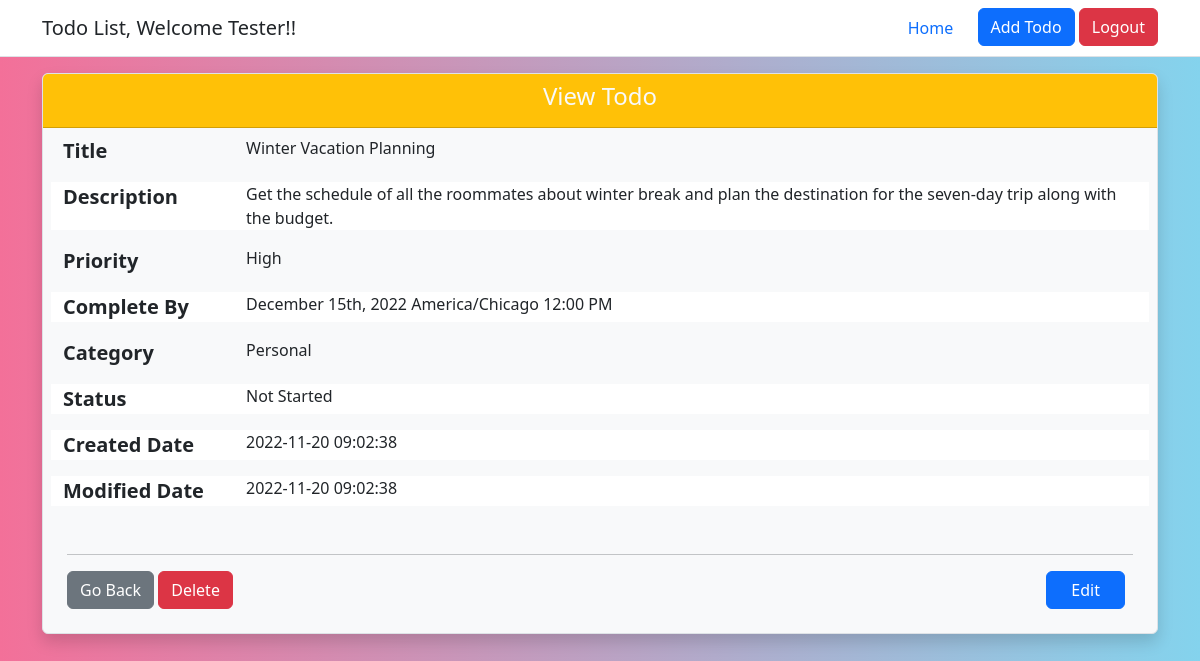
/controller/view_todo.php?id=3 (signed in), run on the app's committed database.
### tables this page shows
CREATE TABLE todos (
  todo_id int(10) NOT NULL AUTO_INCREMENT,
  title varchar(150) NOT NULL,
  description text,
  priority varchar(10) DEFAULT 'Medium',
  category varchar(10) DEFAULT 'Personal',
  status varchar(15) NOT NULL DEFAULT 'Not Started',
  due_date datetime NOT NULL,
  user_id int(10) NOT NULL,
  created_date datetime NOT NULL DEFAULT CURRENT_TIMESTAMP,
  modified_date datetime NOT NULL DEFAULT CURRENT_TIMESTAMP ON UPDATE CURRENT_TIMESTAMP,
  PRIMARY KEY (todo_id),
  FOREIGN KEY (user_id) REFERENCES users(user_id)
);

### controller/view_todo.php (the view, shortened to what this page needs)
<?php
require_once "../includes/utility.php";
$msg = '';
if (isset($_SESSION['user_mail']) && isset($_SESSION['login_status']) && !empty($_SESSION['user_mail']) && $_SESSION['login_status'] === 'SUCCESS') {
    if (isset($_GET['id']) && !empty($_GET['id'])) {
        $todoId =  htmlentities($_GET["id"]);
        $userDetails = getUserDetails($_SESSION['user_mail']);
        if ($todoId && $userDetails) {
            $sql = "SELECT * FROM todos WHERE todo_id= :id AND user_id= :uid";
            $param = array(
                "id" => $todoId,
                "uid" => $userDetails['user_id'],
            );
            $result = executeQuery($sql, $param, "ONE");
        } else {
            $msg = ERROR_404_MSG . ' ' . INVALID_PARAM_MSG;
        }
    } else {
        $msg = ERROR_404_MSG;
    }
} else {
    $msg = NEED_TO_LOGIN_MSG;
    header("refresh:1;url=" . INDEX_PAGE_LOCATION);
}
?>
<!doctype html>
<html lang="en">
<head>
</head>
<body>
    <div id="viewContainer" class="container m-6">
        <div class="card bg-light rounded border shadow">
            <div class="card-header bg-warning text-center">
                <h4 class="card-title text-light">View Todo</h4>
            </div>
            <?php
            if ($result) {
            ?>
                <div class="m-2 row">
                    <div class="col-2">
                        <label for="title" class="fs-5 text-seoncdary fw-bold">Title </label>
                    </div>
                    <div class="col-10">
                        <output name="title" class="fs-6"><?php echo htmlentities($result['title']); ?></output>
                    </div>
                </div>
                <div class="m-2 row bg-white">
                    <div class="col-2">
                        <label for="description" class="fs-5 text-seoncdary fw-bold">Description</label>
                    </div>
                    <div class="col-10">
                        <output name="description" class="fs-6"><?php echo htmlentities($result['description']); ?></output>
                    </div>
                </div>
                <div class="m-2 row">
                    <div class="col-2">
                        <label for="priority" class="fs-5 text-seoncdary fw-bold">Priority </label>
                    </div>
                    <div class="col-10">
                        <output name="priority" class="fs-6"><?php echo htmlentities($result['priority']); ?></output>
                    </div>
                </div>
                <div class="m-2 row bg-white">
                    <div class="col-2">
                        <label for="duedate" class="fs-5 text-seoncdary fw-bold">Complete By</label>
                    </div>
                    <div class="col-10">
                        <output name="duedate" class="fs-6"><?php echo date("F jS, Y e h:i A", strtotime(htmlentities($result['due_date']))); ?></output>
                    </div>
                </div>
                <div class="m-2 row">
                    <div class="col-2">
                        <label for="category" class="fs-5 text-seoncdary fw-bold">Category</label>
                    </div>
                    <div class="col-10">
                        <output name="category" class="fs-6"><?php echo htmlentities($result['category']); ?></output>
                    </div>
                </div>
                <div class="m-2 row bg-white">
                    <div class="col-2">
                        <label for="status" class="fs-5 text-seoncdary fw-bold">Status</label>
                    </div>
                    <div class="col-10">
                        <output name="status" class="fs-6"><?php echo htmlentities($result['status']); ?></output>
                    </div>
                </div>
                <div class="m-2 row bg-white">
                    <div class="col-2">
                        <label for="createdon" class="fs-5 text-seoncdary fw-bold">Created Date</label>
                    </div>
                    <div class="col-10">
                        <output name="createdon" class="fs-6"><?php echo htmlentities($result['created_date']); ?></output>
                    </div>
                </div>
                <div class="m-2 row bg-white">
                    <div class="col-2">
                        <label for="createdon" class="fs-5 text-seoncdary fw-bold">Modified Date</label>
                    </div>
                    <div class="col-10">
                        <output name="createdon" class="fs-6"><?php echo htmlentities($result['modified_date']); ?></output>
                    </div>
                </div>
                <div class="card-body p-4">
                    <hr>
                    <div id="viewFooter" class="bg-light mt-3 clearfix">
                        <a href="<?php echo 'edit_todo.php?id=' . htmlentities($result['todo_id']); ?>" class="btn btn-primary float-end px-4 me-2">Edit</a>
                    </div>
                </div>
            <?php
            } else { ?>
                <div class="bg-danger m-auto w-75 text-center p-5 fw-bold fs-4">
                    <?php echo htmlentities($msg); ?>
                </div>
            <?php
            }
            ?>
        </div>
    </div>
</body>
</html>
<?php
die();
?>

### includes/utility.php (style rules this page uses)
body { min-width: 300px; background: linear-gradient(to right, #f37099, #84d3ed); }

### data on the page
todos: title "Winter Vacation Planning", description "Get the schedule of all the roommates about winter break and plan the destination for the seven-day trip along with the budget.", priority "High", due_date "December 15th, 2022 America/Chicago 12:00 PM", category "Personal", status "Not Started", created_date "2022-11-20 09:02:38", modified_date "2022-11-20 09:02:38"

### other printed values
$username "Tester"
